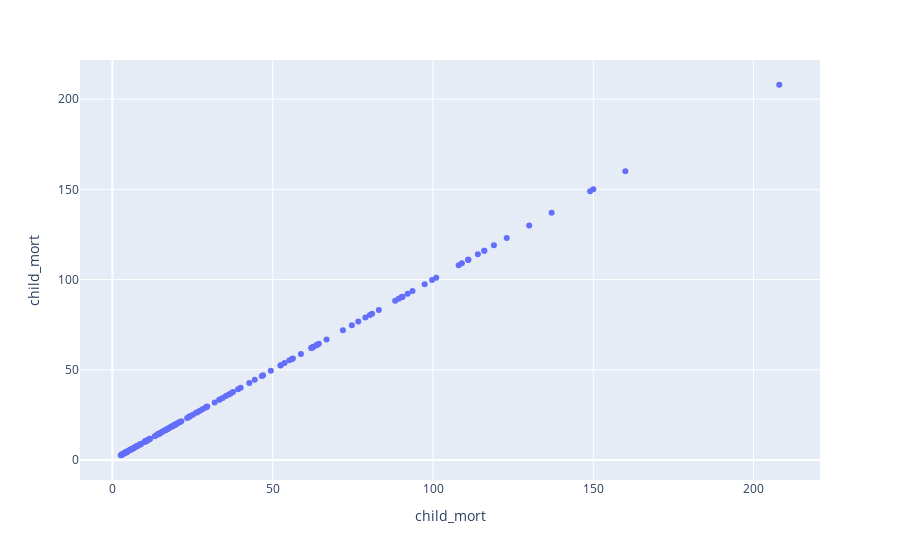
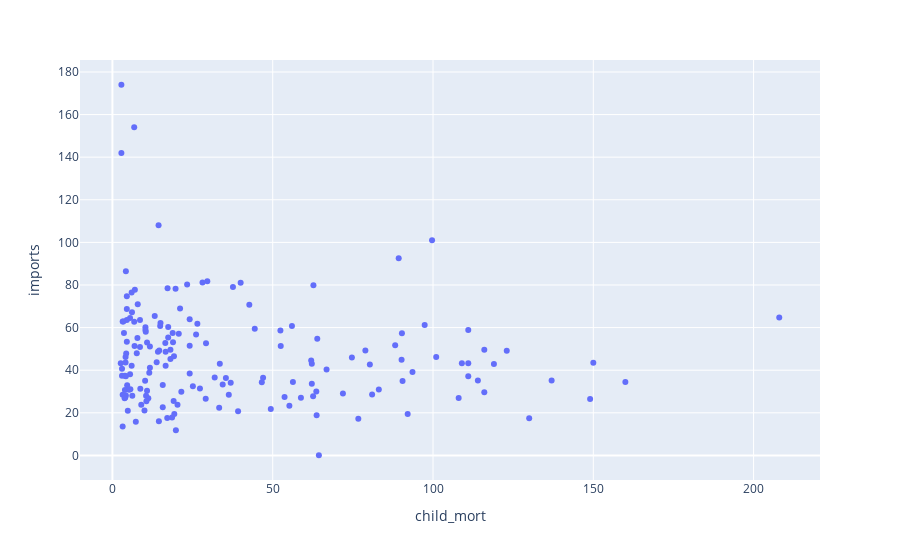

The cell these charts' notebook holds for them, in order:
### Code cell
import pandas as pd
import plotly.express as px
from ipywidgets import interact
import matplotlib.pyplot as plt

# Função para plotar o gráfico
def plot_interactive_boxplot(x_variable, y_variable):
    fig = px.scatter(country_data, x=x_variable, y=y_variable)
    
    fig.show()

# Criar widgets interativos
interact(plot_interactive_boxplot, 
         x_variable=country_data.iloc[:,1:].columns.tolist(), 
         y_variable=country_data.iloc[:,1:].columns.tolist())

### Figure 1 — Plotly figure (JSON) as saved in the notebook; plotly's stock layout.template omitted (floating-point values rounded to 4 significant figures; data arrays with more than 128 entries replaced by an {"elided": "..."} marker saying what was removed)
{"data": [{"hovertemplate": "child_mort=%{y}<extra></extra>", "legendgroup": "", "marker": {"color": "#636efa", "symbol": "circle"}, "mode": "markers", "name": "", "orientation": "v", "showlegend": false, "type": "scatter", "x": {"elided": "167 float values"}, "xaxis": "x", "y": {"elided": "167 float values"}, "yaxis": "y"}], "layout": {"legend": {"tracegroupgap": 0}, "margin": {"t": 60}, "xaxis": {"anchor": "y", "domain": [0, 1], "title": {"text": "child_mort"}}, "yaxis": {"anchor": "x", "domain": [0, 1], "title": {"text": "child_mort"}}}}

### Figure 2 — Plotly figure (JSON) as saved in the notebook; plotly's stock layout.template omitted (floating-point values rounded to 4 significant figures; data arrays with more than 128 entries replaced by an {"elided": "..."} marker saying what was removed)
{"data": [{"hovertemplate": "child_mort=%{x}<br>imports=%{y}<extra></extra>", "legendgroup": "", "marker": {"color": "#636efa", "symbol": "circle"}, "mode": "markers", "name": "", "orientation": "v", "showlegend": false, "type": "scatter", "x": {"elided": "167 float values"}, "xaxis": "x", "y": {"elided": "167 float values"}, "yaxis": "y"}], "layout": {"legend": {"tracegroupgap": 0}, "margin": {"t": 60}, "xaxis": {"anchor": "y", "domain": [0, 1], "title": {"text": "child_mort"}}, "yaxis": {"anchor": "x", "domain": [0, 1], "title": {"text": "imports"}}}}
